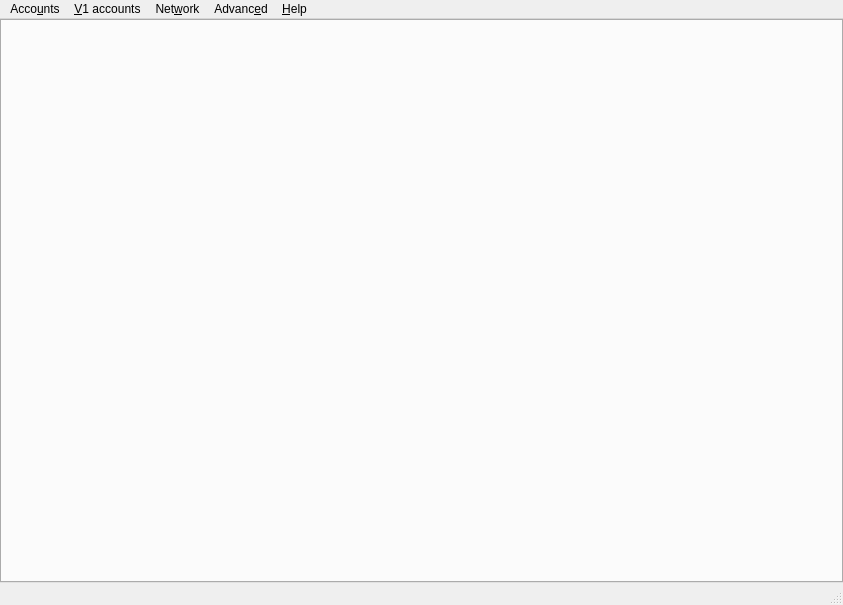
<?xml version="1.0" encoding="UTF-8"?>
<ui version="4.0">
 <class>MainWindow</class>
 <widget class="QMainWindow" name="MainWindow">
  <property name="geometry">
   <rect>
    <x>0</x>
    <y>0</y>
    <width>843</width>
    <height>605</height>
   </rect>
  </property>
  <property name="sizePolicy">
   <sizepolicy hsizetype="Expanding" vsizetype="Expanding">
    <horstretch>0</horstretch>
    <verstretch>0</verstretch>
   </sizepolicy>
  </property>
  <property name="windowTitle">
   <string>MainWindow</string>
  </property>
  <widget class="QWidget" name="centralwidget">
   <property name="sizePolicy">
    <sizepolicy hsizetype="Expanding" vsizetype="Expanding">
     <horstretch>0</horstretch>
     <verstretch>0</verstretch>
    </sizepolicy>
   </property>
   <layout class="QVBoxLayout" name="verticalLayout">
    <property name="spacing">
     <number>0</number>
    </property>
    <property name="leftMargin">
     <number>0</number>
    </property>
    <property name="topMargin">
     <number>0</number>
    </property>
    <property name="rightMargin">
     <number>0</number>
    </property>
    <property name="bottomMargin">
     <number>0</number>
    </property>
    <item>
     <widget class="QTabWidget" name="tabWidget">
      <property name="currentIndex">
       <number>-1</number>
      </property>
      <property name="tabsClosable">
       <bool>true</bool>
      </property>
      <property name="movable">
       <bool>true</bool>
      </property>
     </widget>
    </item>
   </layout>
  </widget>
  <widget class="QMenuBar" name="menubar">
   <property name="geometry">
    <rect>
     <x>0</x>
     <y>0</y>
     <width>843</width>
     <height>25</height>
    </rect>
   </property>
   <widget class="QMenu" name="accountMenu">
    <property name="title">
     <string>Acco&amp;unts</string>
    </property>
    <addaction name="actionTransfer"/>
    <addaction name="actionAccount_tree"/>
    <addaction name="actionAccount_table"/>
    <addaction name="separator"/>
    <addaction name="actionScan_a_QRCode"/>
    <addaction name="actionAdd_an_address"/>
    <addaction name="actionImport_account"/>
    <addaction name="actionCreate_account"/>
    <addaction name="separator"/>
    <addaction name="actionQuit"/>
   </widget>
   <widget class="QMenu" name="helpMenu">
    <property name="title">
     <string>&amp;Help</string>
    </property>
    <addaction name="actionWelcome"/>
    <addaction name="actionCurrency"/>
    <addaction name="actionG1_licence"/>
    <addaction name="actionConfiguration"/>
    <addaction name="separator"/>
    <addaction name="actionAbout"/>
   </widget>
   <widget class="QMenu" name="menuNetwork">
    <property name="title">
     <string>Net&amp;work</string>
    </property>
    <addaction name="actionConnection"/>
    <addaction name="actionNodes"/>
    <addaction name="actionAdd_node"/>
   </widget>
   <widget class="QMenu" name="menuV1_accounts">
    <property name="title">
     <string>&amp;V1 accounts</string>
    </property>
    <addaction name="actionImport_in_V2_wizard"/>
    <addaction name="actionV1Import_account"/>
    <addaction name="actionV1Import_file"/>
   </widget>
   <widget class="QMenu" name="menuAdvanced">
    <property name="title">
     <string>Advanc&amp;ed</string>
    </property>
    <addaction name="actionSmith"/>
    <addaction name="actionTechnical_Committee"/>
   </widget>
   <addaction name="accountMenu"/>
   <addaction name="menuV1_accounts"/>
   <addaction name="menuNetwork"/>
   <addaction name="menuAdvanced"/>
   <addaction name="helpMenu"/>
  </widget>
  <widget class="QStatusBar" name="statusbar"/>
  <action name="actionAccount_tree">
   <property name="text">
    <string>Account tr&amp;ee</string>
   </property>
   <property name="iconText">
    <string>Account tree</string>
   </property>
  </action>
  <action name="actionAdd_an_address">
   <property name="text">
    <string>A&amp;dd an address</string>
   </property>
   <property name="iconText">
    <string>Add an address</string>
   </property>
  </action>
  <action name="actionCreate_account">
   <property name="text">
    <string>&amp;Create an account</string>
   </property>
  </action>
  <action name="actionV1Import_file">
   <property name="text">
    <string>Import &amp;file</string>
   </property>
   <property name="iconText">
    <string>Import file</string>
   </property>
  </action>
  <action name="actionQuit">
   <property name="icon">
    <iconset resource="../../icons/tikka.slots.pyqt.resources.icons.index.qrc">
     <normaloff>:/icons/quit_icon</normaloff>:/icons/quit_icon</iconset>
   </property>
   <property name="text">
    <string>&amp;Quit</string>
   </property>
  </action>
  <action name="actionG1_licence">
   <property name="text">
    <string>Ğ1 &amp;licence</string>
   </property>
  </action>
  <action name="actionConfiguration">
   <property name="text">
    <string>&amp;Configuration</string>
   </property>
  </action>
  <action name="actionAbout">
   <property name="text">
    <string>&amp;About</string>
   </property>
  </action>
  <action name="actionConnection">
   <property name="text">
    <string>&amp;Connection</string>
   </property>
   <property name="iconText">
    <string>Connection</string>
   </property>
  </action>
  <action name="actionImport_account">
   <property name="text">
    <string>&amp;Import account</string>
   </property>
   <property name="iconText">
    <string>Import account</string>
   </property>
  </action>
  <action name="actionV1Import_account">
   <property name="text">
    <string>Import &amp;account</string>
   </property>
   <property name="iconText">
    <string>Import account</string>
   </property>
  </action>
  <action name="actionCurrency">
   <property name="text">
    <string>C&amp;urrency</string>
   </property>
  </action>
  <action name="actionAdd_node">
   <property name="text">
    <string>&amp;Add server</string>
   </property>
   <property name="iconText">
    <string>Add server</string>
   </property>
  </action>
  <action name="actionNodes">
   <property name="text">
    <string>&amp;Servers</string>
   </property>
  </action>
  <action name="actionAccount_table">
   <property name="text">
    <string>Account ta&amp;ble</string>
   </property>
  </action>
  <action name="actionWelcome">
   <property name="text">
    <string>&amp;Welcome</string>
   </property>
  </action>
  <action name="actionTransfer">
   <property name="text">
    <string>&amp;Transfer</string>
   </property>
  </action>
  <action name="actionImport_in_V2_wizard">
   <property name="text">
    <string>&amp;Import V1 in V2 wizard</string>
   </property>
   <property name="iconText">
    <string>Import V1 in V2 wizard</string>
   </property>
  </action>
  <action name="actionScan_a_QRCode">
   <property name="text">
    <string>&amp;Scan a QRCode</string>
   </property>
  </action>
  <action name="actionSmith">
   <property name="text">
    <string>&amp;Smith</string>
   </property>
  </action>
  <action name="actionTechnical_Committee">
   <property name="text">
    <string>Technical Committee</string>
   </property>
  </action>
 </widget>
 <resources>
  <include location="../../icons/tikka.slots.pyqt.resources.icons.index.qrc"/>
 </resources>
 <connections/>
</ui>
